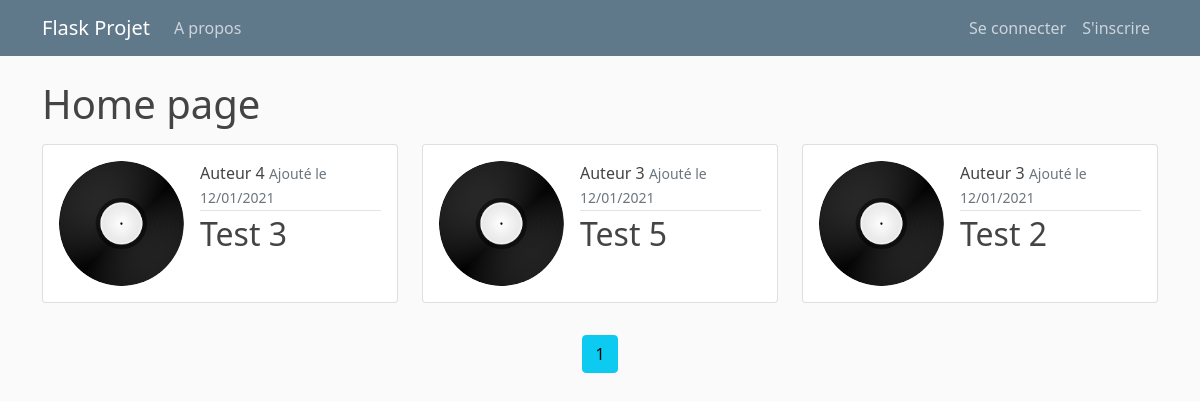
Page /home on the earlier database version.
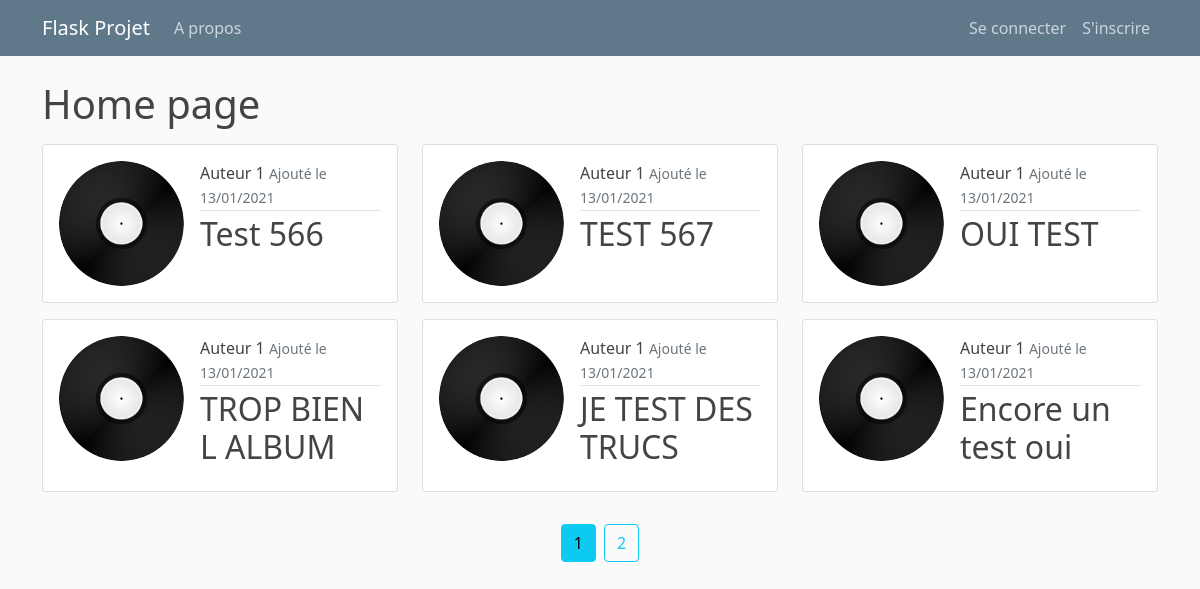
Same page on the later database version.
### flaskblog/models.py (models this page shows, shortened)
class Album(db.Model):
    __tablename__ = 'albums'
    id = db.Column(db.Integer, primary_key=True)
    title = db.Column(db.String(100), nullable=False)
    date_posted = db.Column(db.DateTime, nullable=False, default=datetime.datetime.now())
    release_year = db.Column(db.Integer, nullable=False)
    img = db.Column(db.String(100), nullable=False, default='default_cover.jpg')
    author_id = db.Column(db.Integer, db.ForeignKey('authors.id'), nullable=False) #Un album possède un unique author

class Author(db.Model):
    __tablename__ = 'authors'
    id = db.Column(db.Integer, primary_key=True)
    name = db.Column(db.String(50), nullable=False)
    albums = db.relationship('Album', backref='author', lazy=True) #Un author peut avoir plusieurs albums

### flaskblog/routes.py (the view)
@app.route("/")
@app.route("/home", methods=['GET', 'POST'])
def home():
    page = request.args.get('page', 1, type=int)
    albums = Album.query.order_by(Album.date_posted.desc()).paginate(page=page, per_page=6)
    return render_template('home.html', albums=albums, form=AlbumSearchForm)

### flaskblog/templates/home.html
{% extends "layout.html" %}
{% block content %}
    <h1>Home page</h1>
    <div class="row">
    {% for album in albums.items %}
      <div class="col-sm-4 my-2">
        <div class="card">
          <div class="card-body d-flex">
            <img src="{{ url_for('static', filename='album_pics/' + album.img) }}" class="rounded-circle article-img" alt="">
            <div>
              <div class="article-metadata">
                <a href="#" class="article-title text-decoration-none">{{ album.author.name }}</a>
                <small class="text-muted">{{ album.date_posted.strftime('Ajouté le %d/%m/%Y') }}</small>
              </div>
              <h2><a class="article-title text-decoration-none" href="{{ url_for('album', album_id=album.id)}}">{{ album.title }}</a></h5>
            </div>
          </div>
        </div>
      </div>
    {% endfor %}
  </div>
  <div class="d-flex justify-content-center">
    {% for page_num in albums.iter_pages(left_edge=1, right_edge=1, left_current=1, right_current=2) %}
      {% if page_num %}
        {% if albums.page == page_num %}
          <a class="btn btn-info my-4 mx-1" href="{{ url_for('home', page=page_num) }}">{{ page_num }}</a>
        {% else %}
          <a class="btn btn-outline-info my-4 mx-1" href="{{ url_for('home', page=page_num) }}">{{ page_num }}</a>
        {% endif %}
      {% else %}
        ...
      {% endif %}
    {% endfor %}
  </div>
{% endblock content %}

Differences in the rows shown:
no longer on this page (row unchanged): Album: img (placeholder picture), author.name "Auteur 4", date_posted "Ajouté le 12/01/2021", title "Test 3"
no longer on this page (row unchanged): Album: img (placeholder picture), author.name "Auteur 3", date_posted "Ajouté le 12/01/2021", title "Test 5"
no longer on this page (row unchanged): Album: img (placeholder picture), author.name "Auteur 3", date_posted "Ajouté le 12/01/2021", title "Test 2"
added Album: img (placeholder picture), author.name "Auteur 1", date_posted "Ajouté le 13/01/2021", title "Test 566"
added Album: img (placeholder picture), author.name "Auteur 1", date_posted "Ajouté le 13/01/2021", title "TEST 567"
added Album: img (placeholder picture), author.name "Auteur 1", date_posted "Ajouté le 13/01/2021", title "OUI TEST"
added Album: img (placeholder picture), author.name "Auteur 1", date_posted "Ajouté le 13/01/2021", title "TROP BIEN L ALBUM"
added Album: img (placeholder picture), author.name "Auteur 1", date_posted "Ajouté le 13/01/2021", title "JE TEST DES TRUCS"
added Album: img (placeholder picture), author.name "Auteur 1", date_posted "Ajouté le 13/01/2021", title "Encore un test oui"
Other differences:
new list line: "2"
